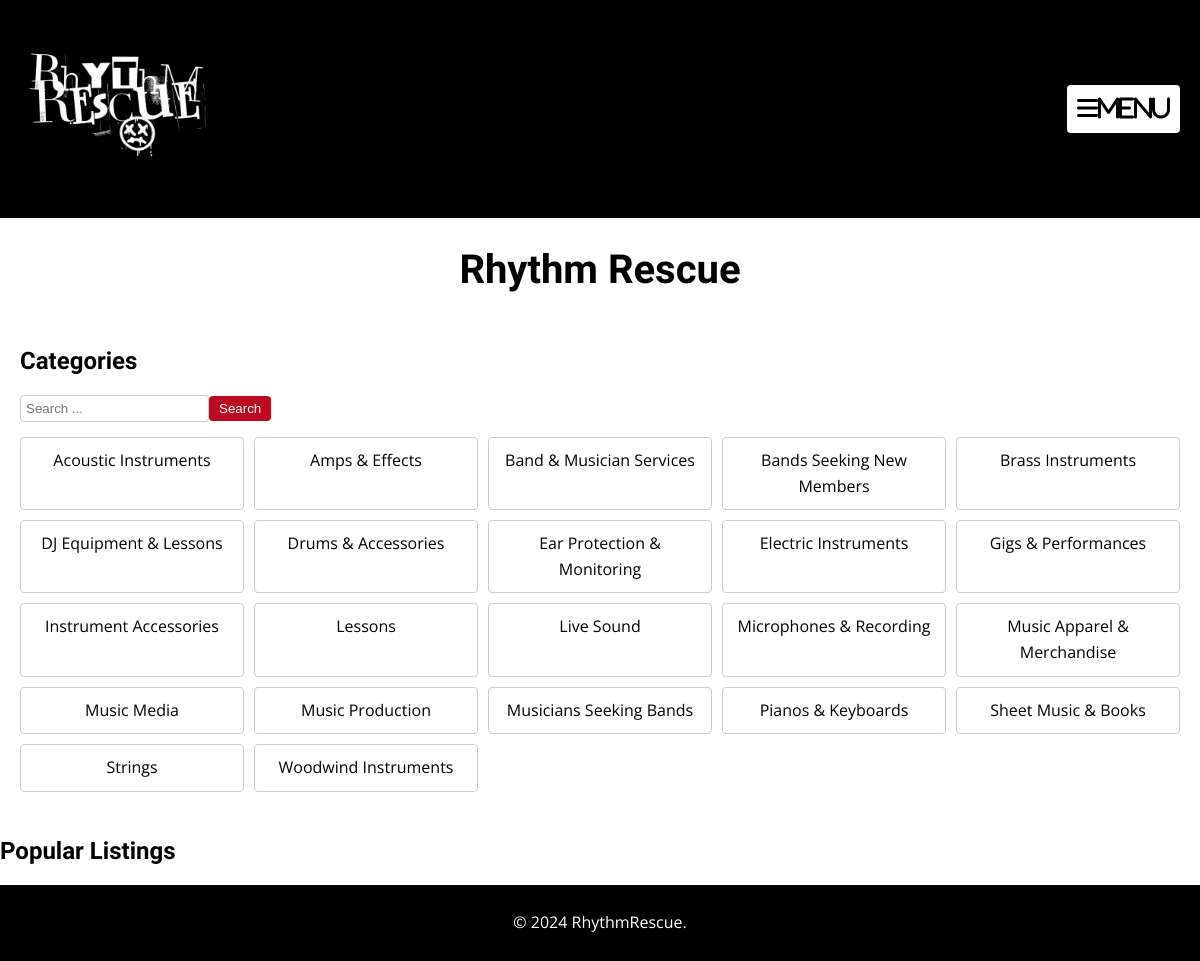
The page / on the database its author committed.
### listings/models.py (models this page shows)
class Category(models.Model):
    name = models.CharField(max_length=255)
    def __str__(self):
        return self.name

### users/views.py (the view)
# urls.py: path('', home, name='home'),
def home(request):
    categories = Category.objects.all().order_by('name')  # Order categories alphabetically
    listings = Listing.objects.all()[:10]  # Assuming you want the first 10 listings
    context = {
        'categories': categories,
        'listings': listings,
    }
    return render(request, 'home.html', context)

### templates/home.html (shortened to what this page needs)
{% extends 'base.html' %}
{% load static %}
{% block extra_css %}
    <link rel="stylesheet" href="{% static 'css/home.css' %}">
{% endblock %}
{% block content %}
    <h1>Rhythm Rescue</h1>
    <section class="categories">
        <h2>Categories</h2>
        <div class="search-form">
            <input id="txtSearch" type="text" name="q" placeholder="Search ...">
            <button type="button" class="btn-search">Search</button>
        </div>
        <div class="category-grid">
            {% for category in categories %}
                <a href="{% url 'category_listings' category.id %}" class="category-box">{{ category }}</a>
            {% endfor %}
        </div>
    </section>
    <section class="listings">
        <h2>Popular Listings</h2>
    </section>
{% endblock %}

### static/css/base.css (style rules this page uses)
* { margin: 0; padding: 0; box-sizing: border-box; }
body { font-family: 'Open Sans', Arial, sans-serif; background-color: #ffffff; color: #333; line-height: 1.6; }
h1 { font-family: 'Special Elite', cursive; font-size: 2.5rem; font-weight: 700; color: #000000; text-align: center; margin: 20px 0; }
h2 { font-family: 'Montserrat', sans-serif; color: #000000; margin-bottom: 15px; }
.search-form { margin-bottom: 15px; }

### static/css/home.css (style rules this page uses)
.search-form { display: flex; align-items: center; }
.search-form input[type="text"] { padding: 5px; border-radius: 4px; border: 1px solid #ccc; }
.search-form button { padding: 5px 10px; border-radius: 4px; border: none; background-color: #bb0a21; color: #fff; cursor: pointer; }
.categories { margin-bottom: 20px; padding:20px; }
.category-grid { display: grid; grid-template-columns: repeat(auto-fit, minmax(150px, 1fr)); gap: 10px; }
.category-box { display: block; padding: 10px; background-color: #fff; border: 1px solid #ccc; border-radius: 4px; text-align: center; text-decoration: none; color: #000; transition: background-color 0.2s; }
.listings { margin-top: 20px; }
h1 { font-family: 'Special Elite', cursive; font-size: 2.5rem; font-weight: 700; color: #000000; text-align: center; margin: 20px 0; }
h2 { font-family: 'Special Elite', cursive; color: #000000; }
a { color: #000; }
.category-grid { display: grid; grid-template-columns: repeat(auto-fit, minmax(200px, 1fr)); gap: 10px; }

### rows shown on the page
Category: name "Acoustic Instruments"
Category: name "Amps & Effects"
Category: name "Band & Musician Services"
Category: name "Bands Seeking New Members"
Category: name "Brass Instruments"
Category: name "DJ Equipment & Lessons"
Category: name "Drums & Accessories"
Category: name "Ear Protection & Monitoring"
Category: name "Electric Instruments"
Category: name "Gigs & Performances"
Category: name "Instrument Accessories"
Category: name "Lessons"
Category: name "Live Sound"
Category: name "Microphones & Recording"
Category: name "Music Apparel & Merchandise"
Category: name "Music Media"
Category: name "Music Production"
Category: name "Musicians Seeking Bands"
Category: name "Pianos & Keyboards"
Category: name "Sheet Music & Books"
Category: name "Strings"
Category: name "Woodwind Instruments"
